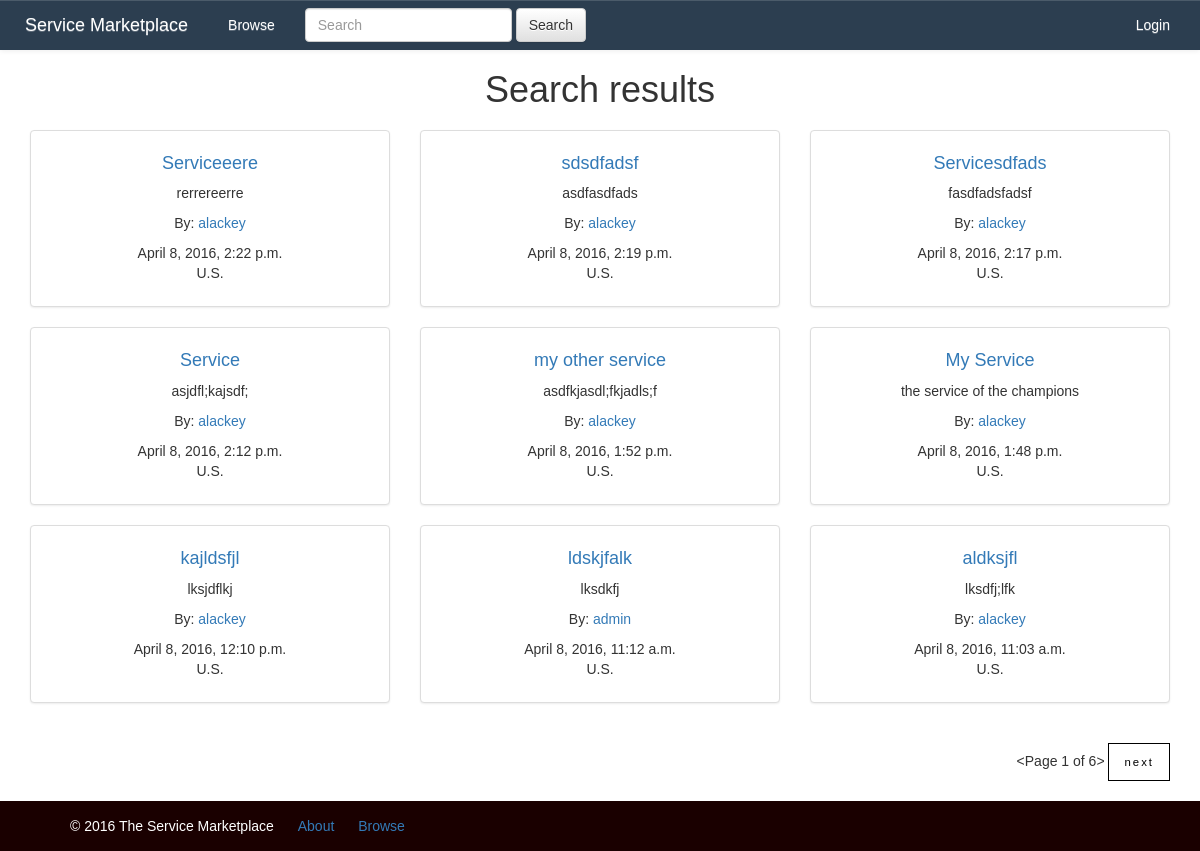
The app's page /search/ with its own data.
### market/models.py (models this page shows, shortened)
class Service(models.Model):
    client = models.ForeignKey(
        settings.AUTH_USER_MODEL,
        related_name='service_client',
        null=True,
        blank=True
    )
    service_provider = models.ForeignKey(
        settings.AUTH_USER_MODEL,
        related_name='service_service_providers',
        null=True,
        blank=True
    )
    title = models.CharField(max_length=100, default="Service")
    description = models.TextField()
    location = models.CharField(max_length=50, default="U.S.")
    today = DT.date.today()
    week_from_now = today + DT.timedelta(days=7)
    final_time = models.DateTimeField("Ending Time", default=week_from_now)
    category = models.CharField(max_length=50, default="Other")
    is_open = models.BooleanField(default=True)
    bid = models.DecimalField(
        max_digits=10,
        decimal_places=2,
        default=1000.00
    )
    created_date = models.DateTimeField(default=timezone.now)

### market/views.py (the view)
# urls.py: url(r'^search/$', views.search, name="search"),
def search(request):
    query = request.GET.get('q')
    if query:
        results_list = (Service.objects.filter(title__contains=query) |  \
                        Service.objects.filter(description__contains=query)).order_by('-created_date')
    else:
        results_list = Service.objects.all().order_by('-created_date')
    services = paginate(request, results_list, 9)   # Show 9 results per page
    return render(request, 'market/search_result.html', {"services": services})

### market/functions.py (called while the page is built)
def paginate(request, objects_list, per_page=1):
    paginator = Paginator(objects_list, per_page)
    page = request.GET.get('page', '1')
    try:
        objects = paginator.page(page)
    except PageNotAnInteger:
        objects = paginator.page(1)
    except EmptyPage:
        objects = paginator.page(paginator.num_pages)
    return objects

### market/templates/market/search_result.html (shortened to what this page needs)
{% extends "market/base.html" %}
{% block css %}
    {% load staticfiles %}
    <link rel="stylesheet" href="{% static 'css/search_result.css' %}">
{% endblock %}
{% block content %}
    <h1 style="text-align:center; padding-bottom:10px;">Search results</h1>
    {% for service in services %}
        {% cycle "1" "2" "3" as section silent %}
        {% if section == "1" %}
        <div class="container" id="browse">
            <div class="row">
                <div class="col-md-4">
                    <div class="thumbnail">
                        <div class="caption text-center">
                            <h4><a href="{% url 'service_detail' pk=service.pk %}">{{ service.title }}</a></h4>
                            <p>{{ service.description|truncatechars:40 }}</p>
                            {% if service.client == user %}
                                <p>By: <a href="{% url 'my_account' %}">{{ service.client }} (you)</a></p>
                            {% else %}
                            <p>By: <a href="{% url 'user_profile' username=service.client %}">{{ service.client }}</a></p>
                            {% endif %}
                            <div class="date">{{ service.created_date }}</div>
                            <p>{{ service.location }}</p>
                        </div>
                    </div>
                </div>
                {% elif section == "2" %}
                <div class="col-md-4">
                    <div class="thumbnail">
                        <div class="caption text-center">
                            <h4><a href="{% url 'service_detail' pk=service.pk %}">{{ service.title }}</a></h4>
                            <p>{{ service.description|truncatechars:40 }}</p>
                            {% if service.client == user %}
                                <p>By: <a href="{% url 'my_account' %}">{{ service.client }} (you)</a></p>
                            {% else %}
                                <p>By: <a href="{% url 'user_profile' username=service.client %}">{{ service.client }}</a></p>
                            {% endif %}
                            <div class="date">{{ service.created_date }}</div>
                            <p>{{ service.location }}</p>
                        </div>
                    </div>
                </div>
                {% elif section == "3" %}
                <div class="col-md-4">
                    <div class="thumbnail">
                        <div class="caption text-center">
                            <h4><a href="{% url 'service_detail' pk=service.pk %}">{{ service.title }}</a></h4>
                            <p>{{ service.description|truncatechars:40 }}</p>
                            {% if service.client == user %}
                                <p>By: <a href="{% url 'my_account' %}">{{ service.client }} (you)</a></p>
                            {% else %}
                                <p>By: <a href="{% url 'user_profile' username=service.client %}">{{ service.client }}</a></p>
                            {% endif %}
                            <div class="date">{{ service.created_date }}</div>
                            <p>{{ service.location }}</p>
                        </div>
                    </div>
                </div>
            </div>
        </div>
        {% endif %}
    {% endfor %}
    <div class="container">
        <div class="pagination" style="float:right">
            <span class="step-links">
                <span class="current">
                    &lt;Page {{ services.number }} of {{ services.paginator.num_pages }}&gt;
                </span>
                {% if services.has_next %}
                    <a href="?page={{ services.next_page_number }}">next</a>
                {% endif %}
            </span>
        </div>
    </div>
{% endblock %}

### market/static/css/base.css (style rules this page uses)
html, body { margin:0; padding:0; height:100%; font-family: 'Montserrat', sans-serif; }

### market/static/css/search_result.css (style rules this page uses)
.pagination a, .pagination a:hover, input[type="submit"], input[type="submit"]:hover { border: 1px solid #000000; color: #000000; }
.pagination a, .pagination a:hover { font-size: .813em; font-weight: 400; display: inline-block; vertical-align: middle; white-space: nowrap; cursor: pointer; margin: 0; padding: 10px 15px; border-radius: 0; overflow: visible; letter-spacing: 2px; background-color: transparent; }

### records on screen
Service: title "Serviceeere", description "rerrereerre", client "alackey", created_date "April 8, 2016, 2:22 p.m.", location "U.S."
Service: title "sdsdfadsf", description "asdfasdfads", client "alackey", created_date "April 8, 2016, 2:19 p.m.", location "U.S."
Service: title "Servicesdfads", description "fasdfadsfadsf", client "alackey", created_date "April 8, 2016, 2:17 p.m.", location "U.S."
Service: title "Service", description "asjdfl;kajsdf;", client "alackey", created_date "April 8, 2016, 2:12 p.m.", location "U.S."
Service: title "my other service", description "asdfkjasdl;fkjadls;f", client "alackey", created_date "April 8, 2016, 1:52 p.m.", location "U.S."
Service: title "My Service", description "the service of the champions", client "alackey", created_date "April 8, 2016, 1:48 p.m.", location "U.S."
Service: title "kajldsfjl", description "lksjdflkj", client "alackey", created_date "April 8, 2016, 12:10 p.m.", location "U.S."
Service: title "ldskjfalk", description "lksdkfj", client "admin", created_date "April 8, 2016, 11:12 a.m.", location "U.S."
Service: title "aldksjfl", description "lksdfj;lfk", client "alackey", created_date "April 8, 2016, 11:03 a.m.", location "U.S."

### other values on screen
{{ services.number }} "1"
{{ services.paginator.num_pages }} "6"
